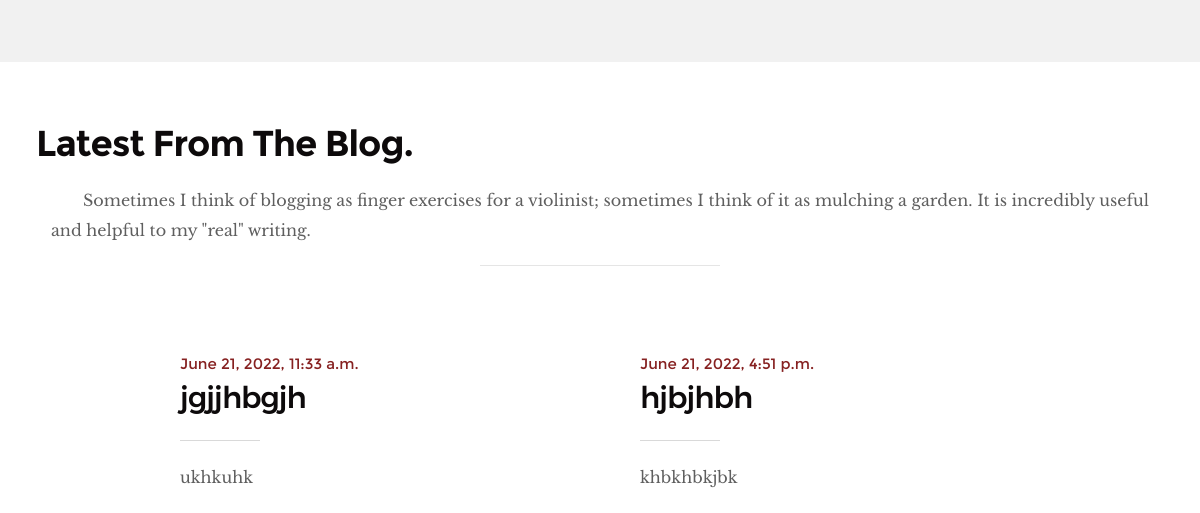
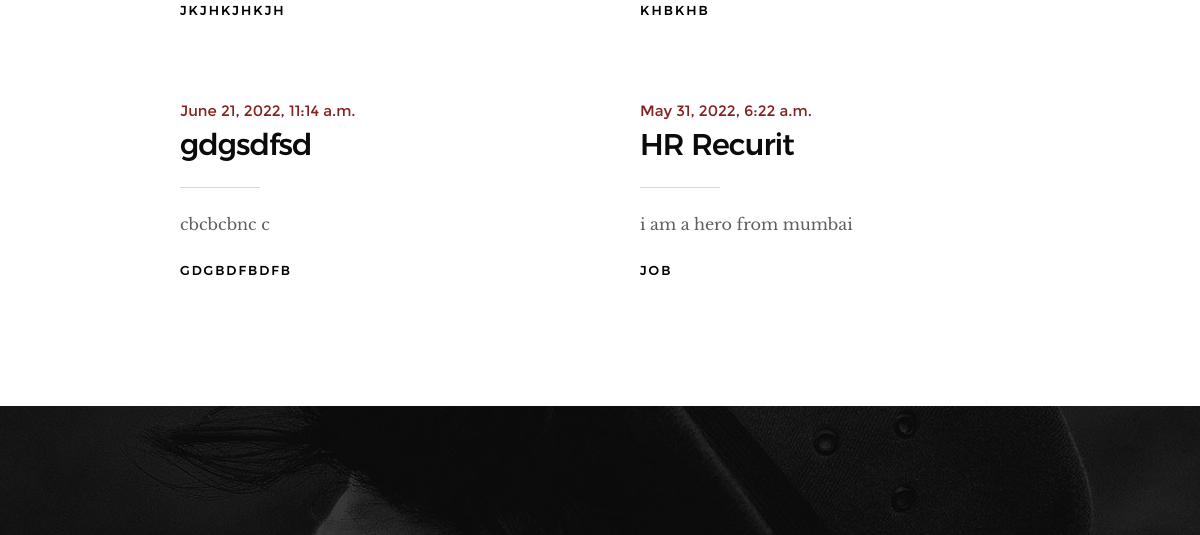
Page /home/ (middle part) on the earlier database version (2 pictures, top to bottom).
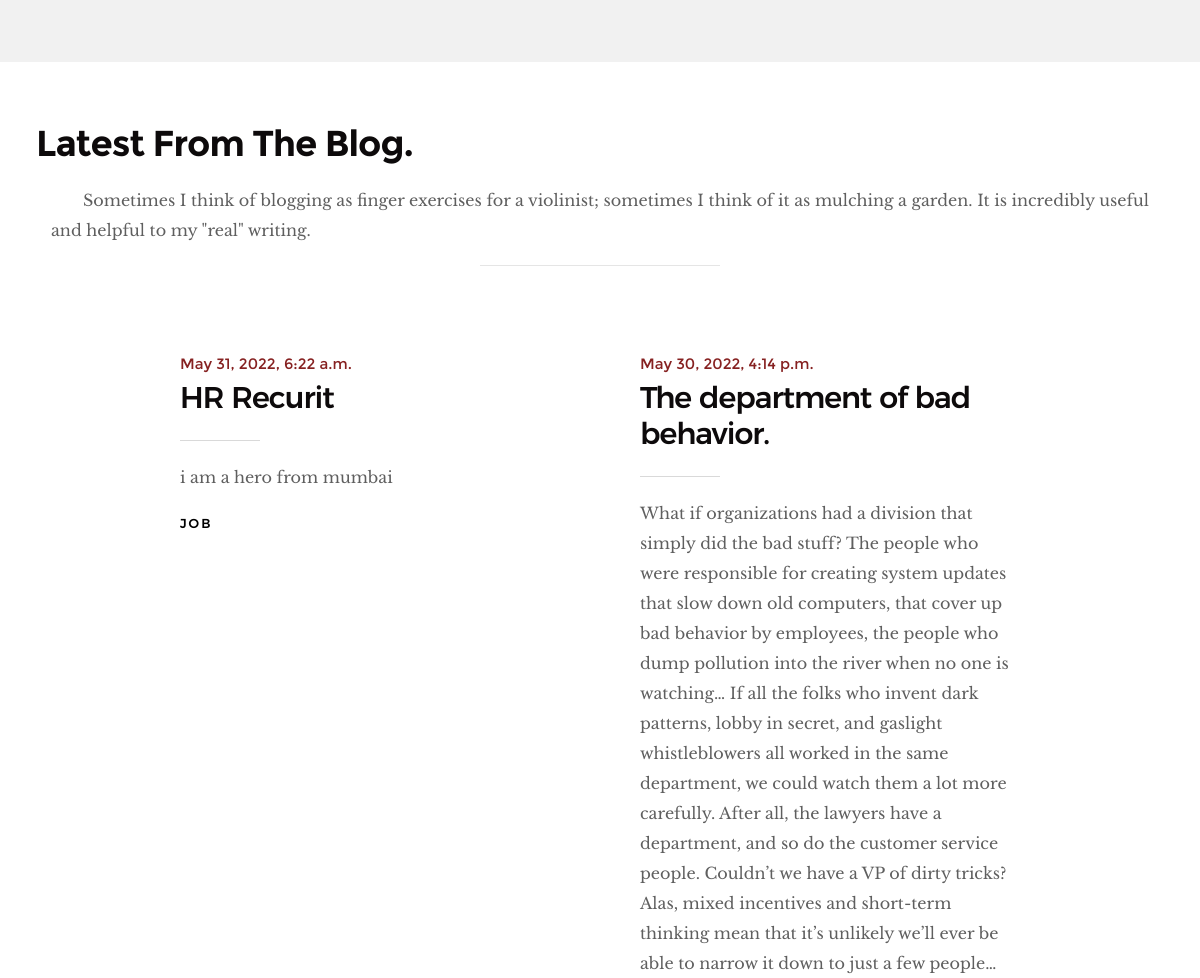
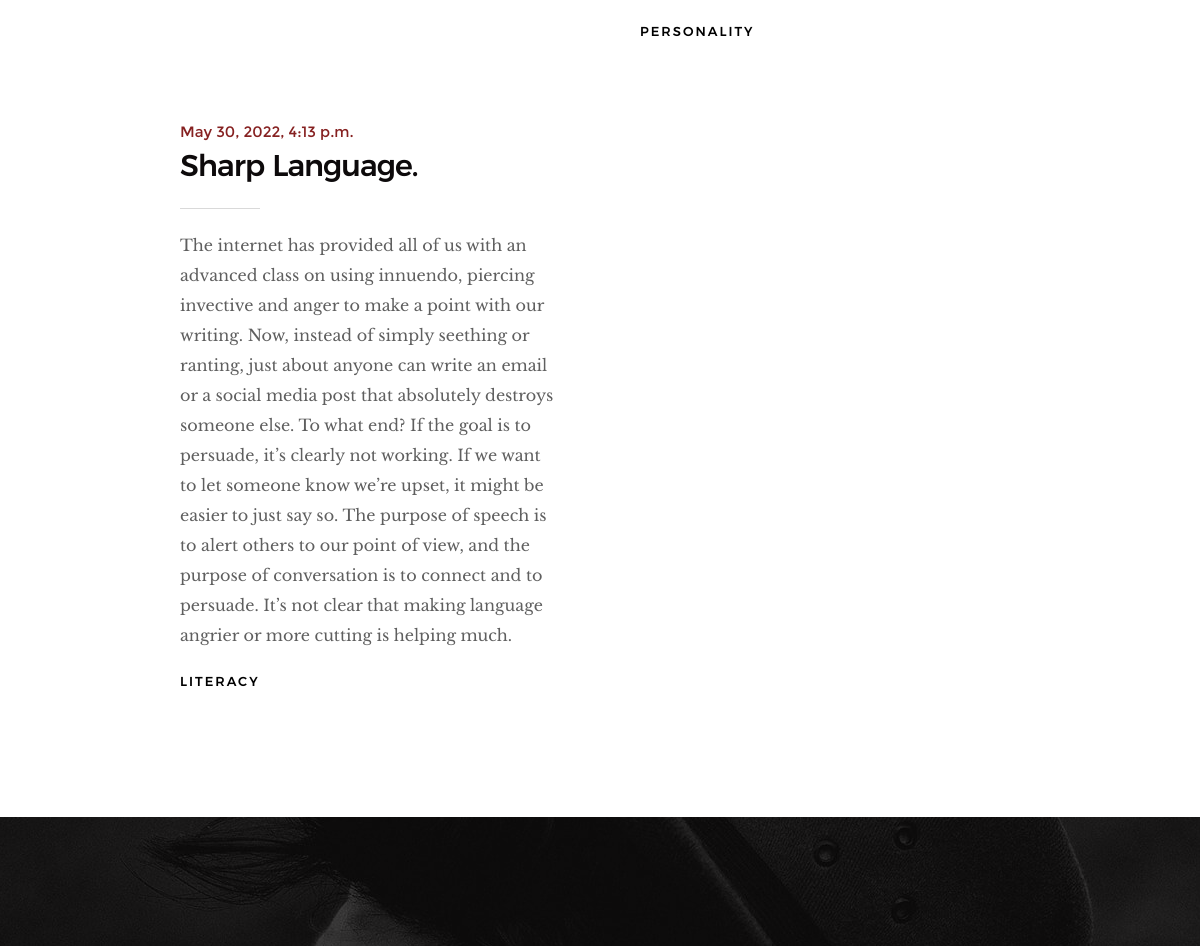
Same page on the later database version (2 pictures, top to bottom).
### blogs/models.py (models this page shows)
class room(models.Model):
	date=models.DateTimeField()
	title=models.CharField(max_length=200)
	content=models.CharField(max_length=5000)
	types=models.CharField(max_length=100)

### blogs/views.py (the view)
# urls.py: path('home/', views.index),
def index(request):
	p=project.objects.all()
	d=room.objects.all()
	d=d[::-1]
	d=d[:4:]
	return render(request,'index.html',{'pro':p,'dest':d})

### template/index.html (shortened to what this page needs)
{% load static %}
<!DOCTYPE html>
<html class="no-js" lang="en">
<head>
    <link rel="stylesheet" href="{% static 'css/base.css' %}">
    <link rel="stylesheet" href="{% static 'css/vendor.css' %}">
      <link rel="stylesheet" href="{% static 'css/main.css' %}">
</head>
<body id="top">
    <section id="works" class="s-works target-section">
    </section>
    <section id="blog" class="s-blog target-section">
      <div class="row about-content has-bottom-sep";
          <div class="col-full" >
      <h1 style="float:left">Latest From The Blog.</h1>
          </div>
        <div class="row section-intro has-bottom-sep">
            <div class="col-full">
                <p class="about-content" style="text-align:justify; text-indent:2em">Sometimes I think of blogging as finger exercises for a violinist; sometimes I think of
                  it as mulching a garden. It is incredibly useful and helpful to my "real" writing.</p>
            </div>
        </div>
        <div class="row blog-content">
            <div class="col-full">
                <div class="blog-list block-1-2 block-tab-full">
                   {% for de in dest %}
                    <article class="col-block">
                        <div class="blog-date">
                            <a href="/blog/">{{de.date}}</a>
                        </div>
                        <h2 class="h01"><a href="/blog/">{{de.title}}</a></h2>
                        <p>{{de.content}}
                        </p>
                        <div class="blog-cat">
                            <a href="/blog/">{{de.types}}</a>
                        </div>
                    </article>
                    {% endfor %}
                </div>
            </div>
        </div>
   </section>
    <section id="contact" class="s-contact target-section">
    </section>
</body>
</html>

Differences in the rows shown:
removed room: date "June 21, 2022, 11:33 a.m.", title "jgjjhbgjh", content "ukhkuhk", types "JKJHKJHKJH"
removed room: date "June 21, 2022, 4:51 p.m.", title "hjbjhbh", content "khbkhbkjbk", types "KHBKHB"
removed room: date "June 21, 2022, 11:14 a.m.", title "gdgsdfsd", content "cbcbcbnc c", types "GDGBDFBDFB"
now on this page (row unchanged): room: date "May 30, 2022, 4:14 p.m.", title "The department of bad behavior.", content "What if organizations had a division that simply did the bad stuff? The people who were responsible for creating system updates that slow down old computers, that cover up bad behavior by employees, the people who dump pollution into the river when no one is watching… If all the folks who invent dark patterns, lobby in secret, and gaslight whistleblowers all worked in the same department, we could watch them a lot more carefully. After all, the lawyers have a department, and so do the customer service people. Couldn’t we have a VP of dirty tricks? Alas, mixed incentives and short-term thinking mean that it’s unlikely we’ll ever be able to narrow it down to just a few people…", types "PERSONALITY"
now on this page (row unchanged): room: date "May 30, 2022, 4:13 p.m.", title "Sharp Language.", content "The internet has provided all of us with an advanced class on using innuendo, piercing invective and anger to make a point with our writing. Now, instead of simply seething or ranting, just about anyone can write an email or a social media post that absolutely destroys someone else. To what end? If the goal is to persuade, it’s clearly not working. If we want to let someone know we’re upset, it might be easier to just say so. The purpose of speech is to alert others to our point of view, and the purpose of conversation is to connect and to persuade. It’s not clear that making language angrier or more cutting is helping much.", types "LITERACY"
